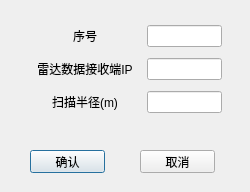
<?xml version="1.0" encoding="UTF-8"?>
<ui version="4.0">
 <class>AddLidar</class>
 <widget class="QDialog" name="AddLidar">
  <property name="geometry">
   <rect>
    <x>0</x>
    <y>0</y>
    <width>250</width>
    <height>192</height>
   </rect>
  </property>
  <property name="sizePolicy">
   <sizepolicy hsizetype="Fixed" vsizetype="Fixed">
    <horstretch>0</horstretch>
    <verstretch>0</verstretch>
   </sizepolicy>
  </property>
  <property name="windowTitle">
   <string>Dialog</string>
  </property>
  <widget class="QPushButton" name="btn_sure">
   <property name="geometry">
    <rect>
     <x>30</x>
     <y>150</y>
     <width>75</width>
     <height>23</height>
    </rect>
   </property>
   <property name="text">
    <string>确认</string>
   </property>
  </widget>
  <widget class="QPushButton" name="btn_no">
   <property name="geometry">
    <rect>
     <x>140</x>
     <y>150</y>
     <width>75</width>
     <height>23</height>
    </rect>
   </property>
   <property name="text">
    <string>取消</string>
   </property>
  </widget>
  <widget class="QWidget" name="layoutWidget">
   <property name="geometry">
    <rect>
     <x>30</x>
     <y>20</y>
     <width>200</width>
     <height>101</height>
    </rect>
   </property>
   <layout class="QGridLayout" name="gridLayout">
    <item row="1" column="1">
     <widget class="QLabel" name="label_4">
      <property name="text">
       <string>雷达数据接收端IP</string>
      </property>
      <property name="alignment">
       <set>Qt::AlignCenter</set>
      </property>
     </widget>
    </item>
    <item row="0" column="1">
     <widget class="QLabel" name="label_2">
      <property name="text">
       <string>序号</string>
      </property>
      <property name="alignment">
       <set>Qt::AlignCenter</set>
      </property>
     </widget>
    </item>
    <item row="2" column="3">
     <widget class="QLineEdit" name="ScanRadius">
      <property name="alignment">
       <set>Qt::AlignCenter</set>
      </property>
     </widget>
    </item>
    <item row="2" column="1">
     <widget class="QLabel" name="label_3">
      <property name="text">
       <string>扫描半径(m)</string>
      </property>
      <property name="alignment">
       <set>Qt::AlignCenter</set>
      </property>
     </widget>
    </item>
    <item row="2" column="2">
     <spacer name="horizontalSpacer_2">
      <property name="orientation">
       <enum>Qt::Horizontal</enum>
      </property>
      <property name="sizeHint" stdset="0">
       <size>
        <width>40</width>
        <height>20</height>
       </size>
      </property>
     </spacer>
    </item>
    <item row="2" column="0">
     <spacer name="horizontalSpacer">
      <property name="orientation">
       <enum>Qt::Horizontal</enum>
      </property>
      <property name="sizeHint" stdset="0">
       <size>
        <width>40</width>
        <height>20</height>
       </size>
      </property>
     </spacer>
    </item>
    <item row="1" column="3">
     <widget class="QLineEdit" name="lidarIp">
      <property name="alignment">
       <set>Qt::AlignCenter</set>
      </property>
     </widget>
    </item>
    <item row="0" column="3">
     <widget class="QLineEdit" name="Index">
      <property name="alignment">
       <set>Qt::AlignCenter</set>
      </property>
     </widget>
    </item>
    <item row="2" column="4">
     <spacer name="horizontalSpacer_3">
      <property name="orientation">
       <enum>Qt::Horizontal</enum>
      </property>
      <property name="sizeHint" stdset="0">
       <size>
        <width>40</width>
        <height>20</height>
       </size>
      </property>
     </spacer>
    </item>
   </layout>
  </widget>
 </widget>
 <resources/>
 <connections/>
</ui>
